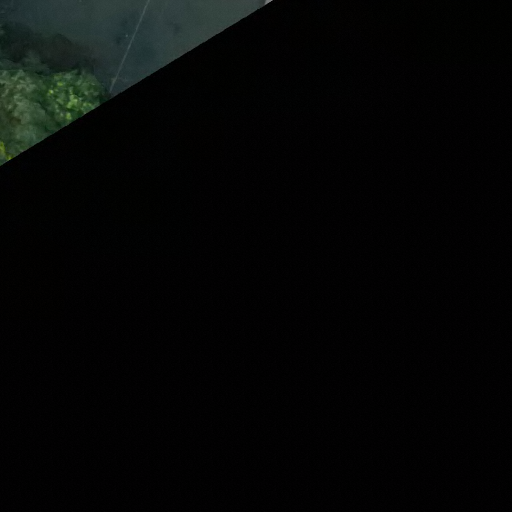
#> input picture Svamitva-dataset/Full Data/Images/patch_13.png, 1024 x 1024 px, given in place of patch_1.png, which was not available (shown at 1/2 size)
$ python color_match_test.py
#> lines starting #> are read from the running program, lines starting #| are printed output that depends on the picture; pictures that were not available may be replaced by others from this repository, and a replacement may not be noted
"""Color-matching test: apply Esri tile's color statistics to SVAMITVA image
and vice versa, to isolate the spectral domain shift effect.
"""

import cv2
import numpy as np
import base64
import os
import requests

# SVAMITVA image that works well
img_path = "../Svamitva-dataset/FilteredData/Images/patch_1.png"
orig = cv2.imread(img_path)
#> orig is the input picture: shape (1024, 1024, 3); mean B, G, R 5.7, 6.3, 5
print(f"Original SVAMITVA image: {orig.shape}, mean={orig.mean(axis=(0,1)).round(2)}, std={orig.std(axis=(0,1)).round(2)}")
#| Original SVAMITVA image: (1024, 1024, 3), mean=[5.7  6.25 5.01], std=[14.23 16.99 11.97]

# Real Esri tile
esri_path = "real_esri_tile.png"
if not os.path.exists(esri_path):
    import requests
    from PIL import Image
    from io import BytesIO
    url = "https://server.arcgisonline.com/ArcGIS/rest/services/World_Imagery/MapServer/tile/19/243070/378957"
    resp = requests.get("https://server.arcgisonline.com/ArcGIS/rest/services/World_Imagery/MapServer/tile/19/243070/378957", timeout=30)
    img = Image.open(BytesIO(resp.content)).convert("RGB")
    img.save(esri_path)

esri = cv2.imread(esri_path)
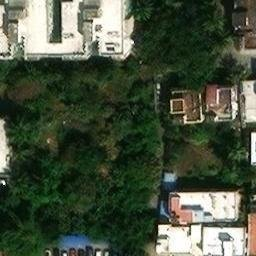
#> input picture ml/real_esri_tile.png, 256 x 256 px
#> esri is the input picture: shape (256, 256, 3); mean B, G, R 62.6, 81.6, 70.8
esri = cv2.resize(esri, (1024, 1024))  # match SVAMITVA size
#> esri: shape (1024, 1024, 3)
print(f"Esri tile: {esri.shape}, mean={esri.mean(axis=(0,1)).round(2)}, std={esri.std(axis=(0,1)).round(2)}")
#| Esri tile: (1024, 1024, 3), mean=[62.51 81.47 70.73], std=[69.86 67.11 74.97]

def color_match(source, target):
    """Apply target's color statistics to source (mean/std matching in LAB space)"""
    src_lab = cv2.cvtColor(source, cv2.COLOR_BGR2LAB).astype(np.float32)
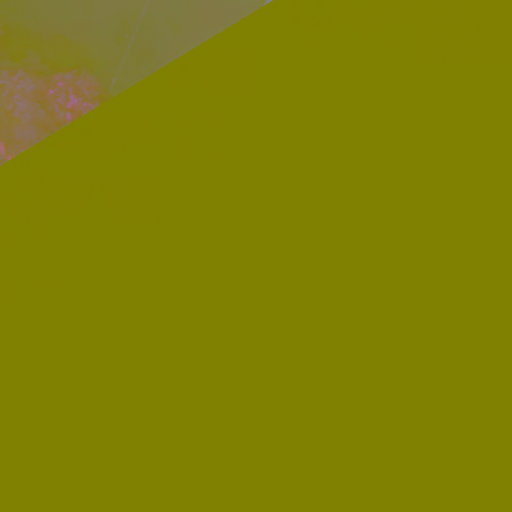
#> src_lab: shape (1024, 1024, 3) float32 (shown at 1/2 size); mean B, G, R 5.8, 127.2, 128.3
    tgt_lab = cv2.cvtColor(target, cv2.COLOR_BGR2LAB).astype(np.float32)
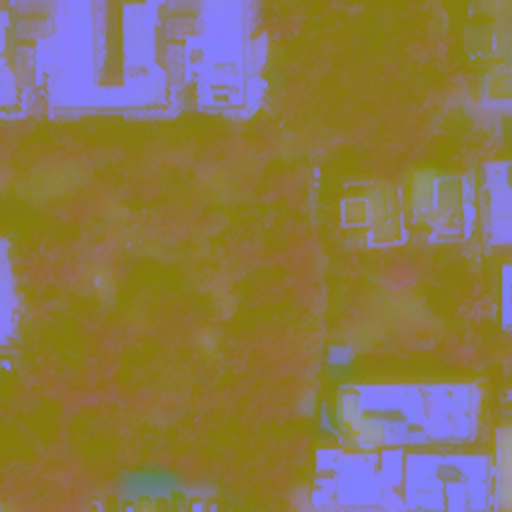
#> tgt_lab: shape (1024, 1024, 3) float32 (shown at 1/2 size); mean B, G, R 80.9, 119.7, 138.1

    for c in range(3):
        src_mean, src_std = src_lab[:,:,c].mean(), src_lab[:,:,c].std()
        tgt_mean, tgt_std = tgt_lab[:,:,c].mean(), tgt_lab[:,:,c].std()
        src_lab[:,:,c] = (src_lab[:,:,c] - src_mean) / (src_std + 1e-6) * tgt_std + tgt_mean
#> this loop made 3 passes
#> (src_mean, src_std, tgt_mean, tgt_std) on passes 1 to 3: (5.79, 17.11, 80.91, 70.05), (127.6, 3.18, 119.6, 6.6), (128.1, 2.3, 138.1, 5.28)
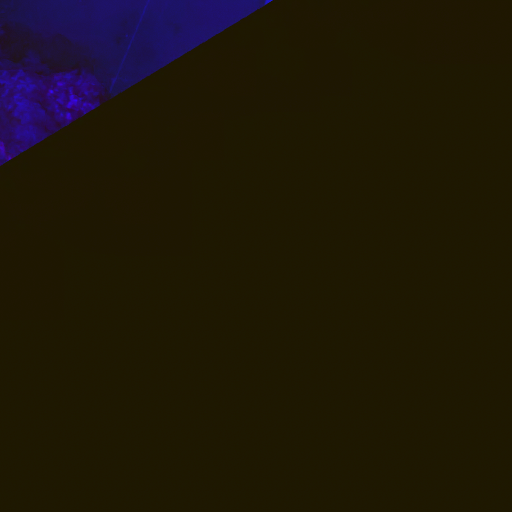
#> src_lab: shape (1024, 1024, 3) float32 (shown at 1/2 size); mean B, G, R 80.2, 119.8, 137.5; drawn with min black and max white

    matched = cv2.cvtColor(src_lab.astype(np.uint8), cv2.COLOR_LAB2BGR)
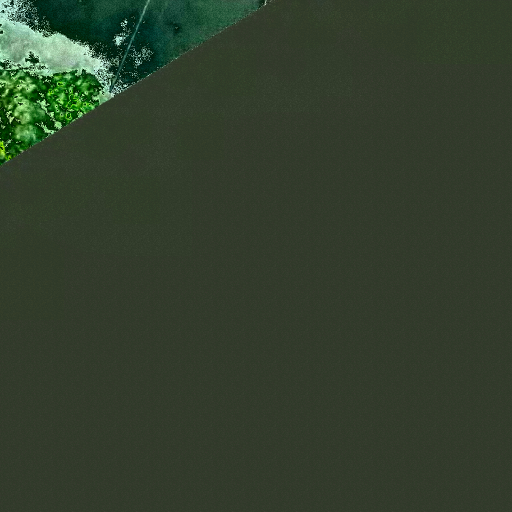
#> matched: shape (1024, 1024, 3) (shown at 1/2 size); mean B, G, R 44.9, 63, 50.3
    return matched

# Test 1: SVAMITVA image recolored to Esri statistics
svamitva_to_esri = color_match(orig, esri)
print(f"SVAMITVA->Esri color match: mean={svamitva_to_esri.mean(axis=(0,1)).round(2)}")
#| SVAMITVA->Esri color match: mean=[44.89 63.   50.31]

# Test 2: Esri tile recolored to SVAMITVA statistics
esri_to_svamitva = color_match(esri, orig)
#> the loop in color_match (call 2), `for c in range(3):` made 3 passes
#> (src_mean, src_std, tgt_mean, tgt_std) on passes 1 to 3: (80.91, 70.05, 5.79, 17.11), (119.6, 6.6, 127.6, 3.18), (138.1, 5.28, 128.1, 2.3)
#> after the loop in color_match (call 2), `for c in range(3):`:
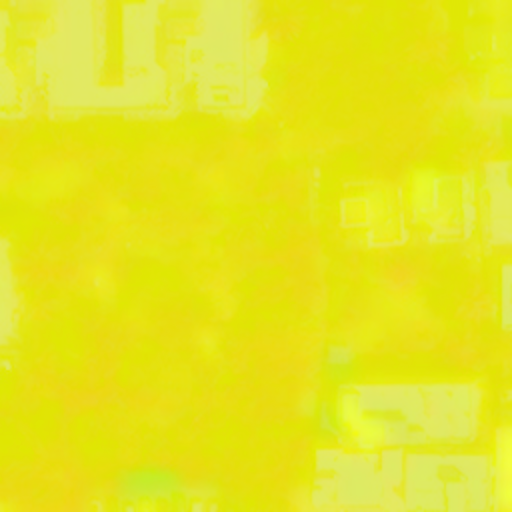
#> src_lab: shape (1024, 1024, 3) float32 (shown at 1/2 size); mean B, G, R 5.8, 127.5, 128; drawn with min black and max white
#> in color_match (call 2), `matched = cv2.cvtColor(src_lab.astype(np.uint8), cv2.COLOR_LAB2BGR)`:
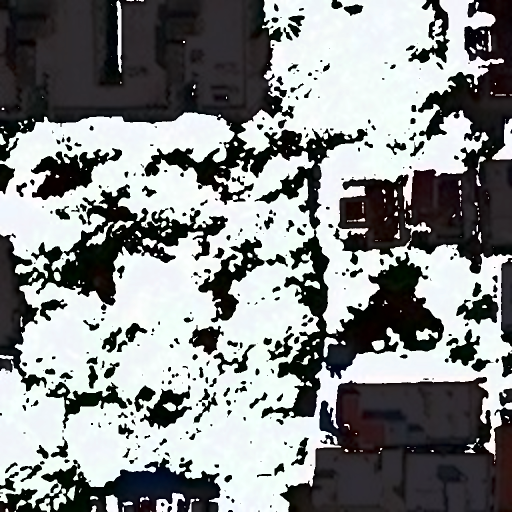
#> matched: shape (1024, 1024, 3) (shown at 1/2 size); mean B, G, R 136.8, 136.7, 134
print(f"Esri->SVAMITVA color match: mean={esri_to_svamitva.mean(axis=(0,1)).round(2)}")
#| Esri->SVAMITVA color match: mean=[136.82 136.73 134.03]

# Save test images
cv2.imwrite("svamitva_to_esri.png", svamitva_to_esri)
cv2.imwrite("esri_to_svamitva.png", esri_to_svamitva)

# Test both through the model
VELACHERY_BOUNDS = [80.2091217, 12.9838168, 80.2098083, 12.9844859]

def test_image(img, label):
    _, buf = cv2.imencode('.png', img)
    img_b64 = base64.b64encode(buf).decode('utf-8')

    payload = {
        "bounds": [80.2091217, 12.9838168, 80.2098083, 12.9844859],
        "image_base64": base64.b64encode(cv2.imencode('.png', cv2.resize(img, (512,512)))[1]).decode('utf-8'),
        "confidence_threshold": 0.4,
        "simplify_tolerance": 0.00002,
        "regularize_right_angles": True,
        "min_parcel_area_sqm": 5.0,
        "enable_uncertainty": True,
        "mc_samples": 3
    }
    r = requests.post("http://localhost:8000/predict_tile", json=payload, timeout=120)
    if r.status_code == 200:
        res = r.json()
        bld = [f for f in res['geojson']['features'] if f['properties'].get('classification') == 'BUILTUP']
        veg = [f for f in res['geojson']['features'] if f['properties'].get('classification') == 'VEGETATION']
        print(f"  {label}: {len(bld)} buildings, {len(veg)} veg, avg_conf={res['metrics']['avg_confidence']:.3f}")
        return res
    return None

import base64

print("\n=== COLOR MATCHING TEST ===")
print("\n1. Original SVAMITVA patch_1.png:")
test_image(orig, "original SVAMITVA")
#> (the call stopped at in test_image, `r = requests.post("http://localhost:8000/predict_tile", json=payload, ..`: requests is not available in this run)

print("\n2. SVAMITVA recolored to Esri statistics:")
test_image(svamitva_to_esri, "SVAMITVA->Esri colors")
#> (the call stopped at in test_image, `r = requests.post("http://localhost:8000/predict_tile", json=payload, ..`: requests is not available in this run)

print("\n2b. Original Esri tile:")
test_image(esri, "original Esri")
#> (the call stopped at in test_image, `r = requests.post("http://localhost:8000/predict_tile", json=payload, ..`: requests is not available in this run)

print("\n2c. Esri recolored to SVAMITVA statistics:")
test_image(esri_to_svamitva, "Esri->SVAMITVA colors")
#> (the call stopped at in test_image, `r = requests.post("http://localhost:8000/predict_tile", json=payload, ..`: requests is not available in this run)
